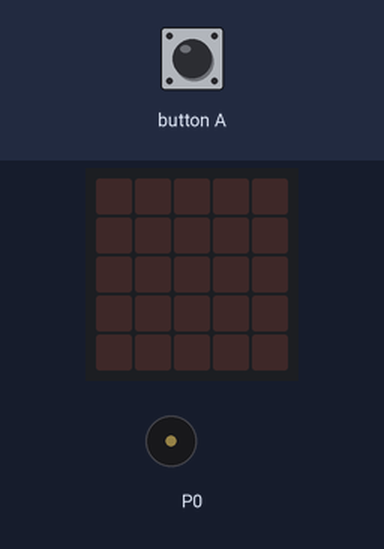
Recording of a program running on a simulated BBC micro:bit (MakeCode). Parts: the board's 5×5 LED display, buzzer (waves = sounding). Inputs (shaded band) come from the test bench.

Above: at 1.2 s.
1.3 s: button A pressed for 0.15 s
At 1.65 s:
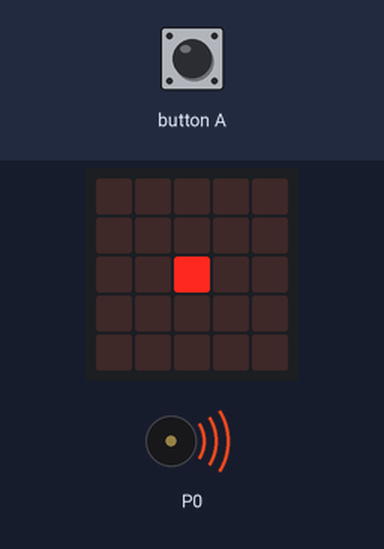
At 2.05 s:
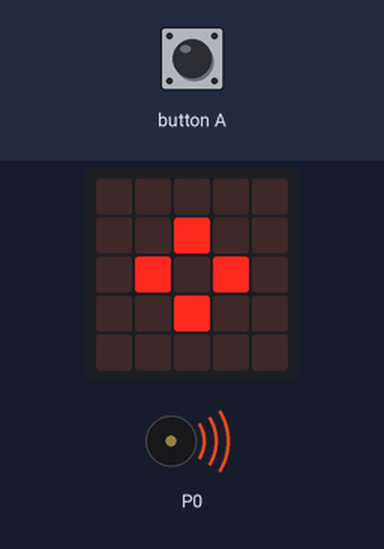
Timing chart, 0 to 5.4 s (numbered marks = the images above; inputs shaded):
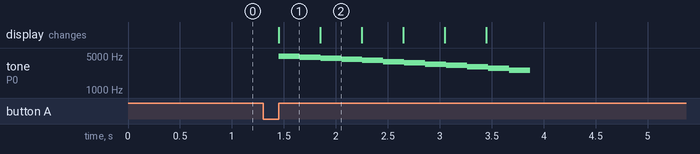

Measured:
- after the input at 1.3 s, tone on P0: plays 4894 Hz for 0.20 s, 4683 Hz for 0.20 s, 4472 Hz for 0.20 s, 4262 Hz for 0.20 s, 4051 Hz for 0.20 s, 3840 Hz for 0.20 s … (12 notes in this stretch), starting after 0.15 s; the display: changes after 0.15 s (image 1)
- what the display in image 1 shows lasts 0.4 s, from 1.5 s to 1.9 s

The program:

main.ts
```typescript
let button = 0
input.onButtonPressed(Button.A, function () {
    button = 0
    music.playSoundEffect(music.createSoundEffect(WaveShape.Sine, 5000, 2470, 255, 0, 2420, SoundExpressionEffect.None, InterpolationCurve.Linear), SoundExpressionPlayMode.InBackground)
    basic.showLeds(`
        . . . . .
        . . . . .
        . . # . .
        . . . . .
        . . . . .
        `)
    basic.showLeds(`
        . . . . .
        . . # . .
        . # . # .
        . . # . .
        . . . . .
        `)
    basic.showLeds(`
        . . # . .
        . # . # .
        # . . . #
        . # . # .
        . . # . .
        `)
    basic.showLeds(`
        . # . # .
        # . . . #
        . . . . .
        # . . . #
        . # . # .
        `)
    basic.showLeds(`
        # . . . #
        . . . . .
        . . . . .
        . . . . .
        # . . . #
        `)
    basic.showLeds(`
        . . . . .
        . . . . .
        . . . . .
        . . . . .
        . . . . .
        `)
})
basic.forever(function () {

})
```

test.ts
```typescript
// 在這裡測試；當此封包作為擴充功能時，將不會編譯此內容。
```
